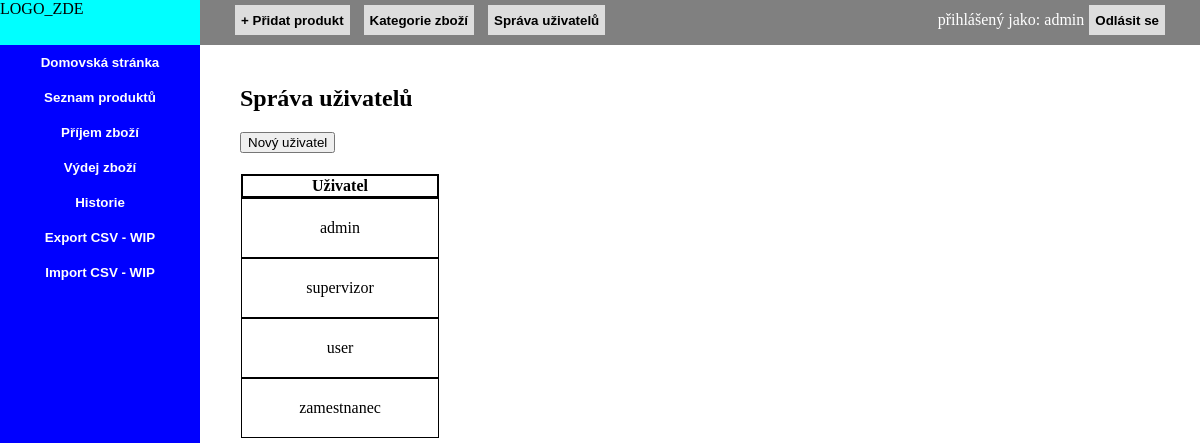
/sprava_uzivatelu.php (signed in), run on the app's committed database.
### tables this page shows
CREATE TABLE `uzivatele` (
  `username` varchar(32) NOT NULL,
  `password` varchar(255) NOT NULL,
  `date` datetime NOT NULL DEFAULT current_timestamp(),
  `ID` int(16) NOT NULL
);

### sprava_uzivatelu.php (the view, shortened to what this page needs)
<?php
include("header.php");
include("database.php");
?>
        <section class="mainpage">
            <h1>Správa uživatelů</h1>
            <div><button onclick="window.location.href='novy_uzivatel.php'">Nový uživatel</button></div>
            <div class="tabulka_kategorii">
            <?php
                $sql="SELECT * FROM uzivatele";
                $result=mysqli_query($conn,$sql);
                $pocet=ceil(mysqli_num_rows($result)/10);
                $i=1;
                while($i<=$pocet)
                {
                    echo"<table class='kategorie_tab'>
                <tr><th>Uživatel</th></tr>";
                    $poradi=($i-1)*7;
                    $sql="SELECT * FROM uzivatele LIMIT 7 OFFSET $poradi";
                    $result=mysqli_query($conn,$sql);
                    $i++;
                if(mysqli_num_rows($result)>0)
                    while($row=mysqli_fetch_assoc($result))
                    echo"<tr><td><a href='user_edit.php?username=".$row['username']."'>".$row['username']."</a></td></tr>";
                    echo"</table>";
                }
            ?>
        </div>
        <div class="footer">
        </div>
        </section>
<?php
include("footer.php");
?>

### css.css (style rules this page uses)
body { display: grid; grid-template-columns: 200px auto; padding: 0px; margin: 0; height: 100vh; }
.mainpage { padding: 20px 40px 60px 40px; height: 115vh; }
td { padding: 20px 10px; }
tr { outline: 1px solid black; }
th { border: 1px solid black; }
table { margin-top: 20px; }
.kategorie_tab { width: 200px; text-align: center; }
a { text-decoration: none; color:black; }
.footer { padding: 10px; display:flex; justify-content: center; }
.tabulka_kategorii { display: flex; align-items: flex-start; }
.kategorie_tab { margin-right: 30px; }

### data on the page
uzivatele: username "admin"
uzivatele: username "supervizor"
uzivatele: username "user"
uzivatele: username "zamestnanec"

### other printed values
$_SESSION['username'] "admin"
